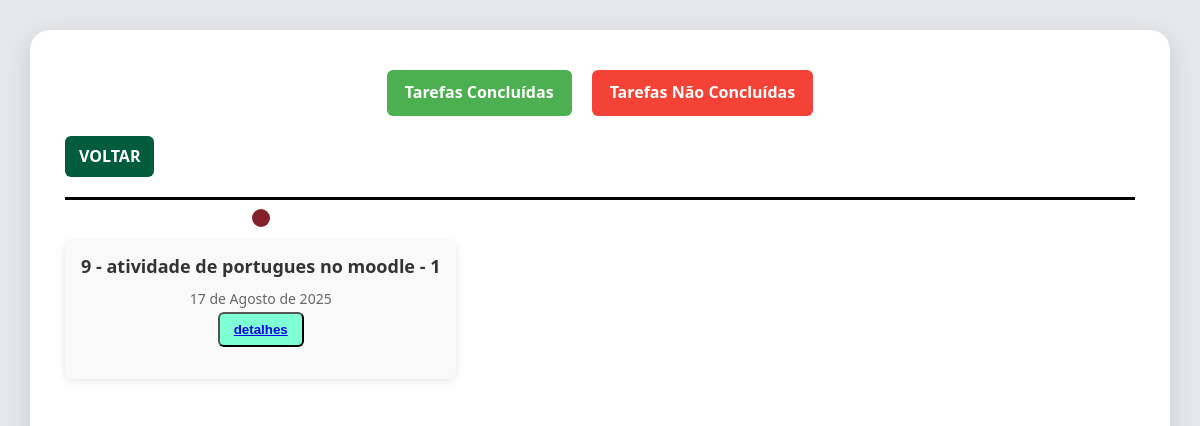
Page /linhadotempofalse/ on the committed database.
### main/models.py (models this page shows)
class DatasEventos(models.Model):
    PROPRIEDADES = [
        ('1', 'Urgente'),
        ('2', 'Importante'),
        ('3', 'Normal'),
        ('4', 'Sem prioridade')
    ]
    titulo = models.CharField(max_length=200)
    prioridade = models.CharField(max_length=20, choices=PROPRIEDADES, default='N')
    descricao = models.TextField()
    data_fim = models.DateField()
    data_inicio = models.DateField(auto_now_add=True)
    status = models.BooleanField(default=False)
    def __str__(self):
        return f'{self.id} - {self.titulo} - {self.prioridade}'

### main/views.py (the view)
# urls.py: path('linhadotempofalse/', views.linhadotempofalse, name="linha-tempo-false"),
def linhadotempofalse(request):
    objetos = DatasEventos.objects.filter(status = False).all().order_by("data_fim")
    datas_paginator = Paginator(objetos,3)
    page_num = request.GET.get('page')
    page = datas_paginator.get_page(page_num)
    context = {'page': page}
    return render(request, "linhatempo/linhadotempofalse.html", context)

### templates/linhatempo/linhadotempofalse.html (shortened to what this page needs)
{% extends "base.html" %}
{% load static %}
{% block cabeca %}
<link rel="stylesheet" href="{% static 'css/linhatempo/linha_tempo.css' %}">
{% endblock %}
{% block conteudo %}
<main class="conteudo">
    <div class="timeline-navbar">
        <a href="{% url 'linha-tempo-true' %}" class="nav-btn concluido">Tarefas Concluídas</a>
        <a href="{% url 'linha-tempo-false' %}" class="nav-btn nao-concluido">Tarefas Não Concluídas</a>
    </div>
    <a href="{% url 'compromissos' %}" class="btn-voltar">VOLTAR</a>
    <div class="timeline-horizontal">
        {% for objeto in page.object_list %}
        <div class="timeline-item">
            <div class="timeline-dot"></div>
            <div class="timeline-content">
                <h2>{{ objeto }}</h2>
                <span class="data">{{ objeto.data_fim }}</span><br>
                <button class="btn-detalhes"><a href="{% url 'detalhes_evento' id=objeto.id %}">detalhes</a></button>
            </div>
        </div>
        {% empty %}
        <p>Nenhum evento encontrado.</p>
        {% endfor %}
    </div>
</main>
{% endblock %}

### static/css/linhatempo/linha_tempo.css (style rules this page uses)
.conteudo { max-width: 100% !important; width: 100% !important; }
.btn-voltar { display: inline-block; margin-bottom: 20px; padding: 8px 14px; background-color: rgb(0, 92, 61); color: white; text-decoration: none; border-radius: 6px; font-weight: bold; }
.btn-detalhes { display: inline-block; margin-bottom: 20px; padding: 8px 14px; background-color:aquamarine; color: white; text-decoration: none; border-radius: 6px; font-weight: bold; }
.timeline-horizontal { display: flex; align-items: flex-start; position: relative; padding: 20px 0; border-top: 3px solid black; gap: 40px; }
.timeline-item { position: relative; text-align: center; min-width: 180px; }
.timeline-dot { position: absolute; top: -11px; left: 50%; transform: translateX(-50%); width: 18px; height: 18px; background-color: #842029; border-radius: 50%; }
.timeline-content { margin-top: 20px; background: #f9f9f9; padding: 12px 16px; border-radius: 8px; box-shadow: 0 2px 8px rgba(0,0,0,0.1); min-width: 150px; }
.timeline-content h2 { margin: 0 0 5px; font-size: 18px; }
.timeline-content .data { font-size: 14px; color: #666; }
.timeline-navbar { display: flex; justify-content: center; gap: 20px; margin-bottom: 20px; }
.nav-btn { padding: 10px 18px; border-radius: 6px; font-weight: bold; text-decoration: none; color: white; transition: background 0.2s ease; }
.nav-btn.concluido { background-color: #4CAF50; }
.nav-btn.nao-concluido { background-color: #f44336; }

### static/css/style.css (style rules this page uses)
* { margin: 0; padding: 0; box-sizing: border-box; }
body { font-family: 'Segoe UI', Tahoma, Geneva, Verdana, sans-serif; background-color: #f0f2f5; color: #333; line-height: 1.6; }
.conteudo { width: 60%; background-color: white; padding: 40px 35px; border-radius: 20px; box-shadow: 0 8px 25px rgba(0, 0, 0, 0.12); position: relative; }
main.conteudo { position: relative; }

### rows in the picture
DatasEventos: id+titulo+prioridade "9 - atividade de portugues no moodle - 1", data_fim "17 de Agosto de 2025"
